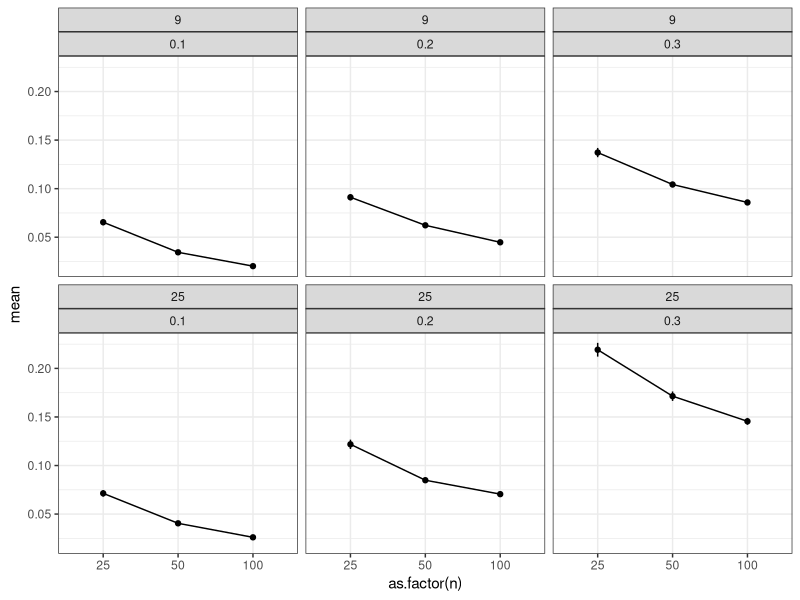
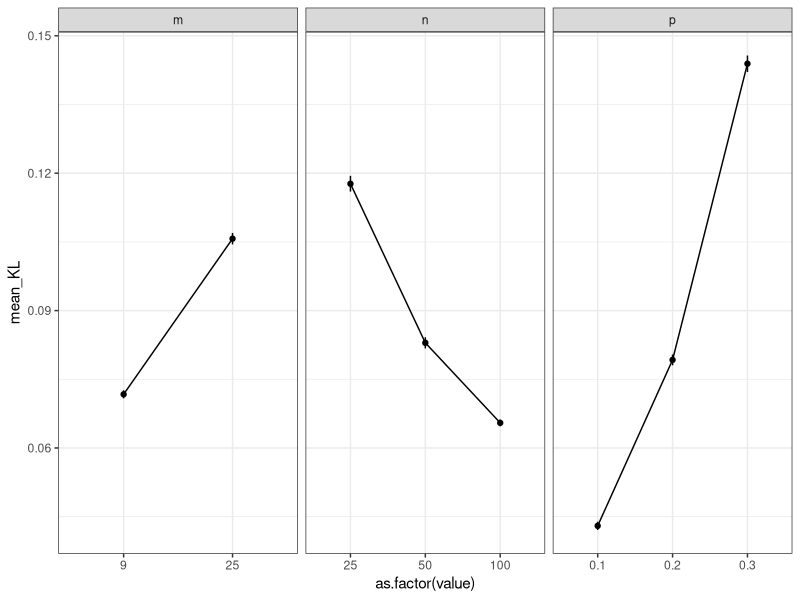
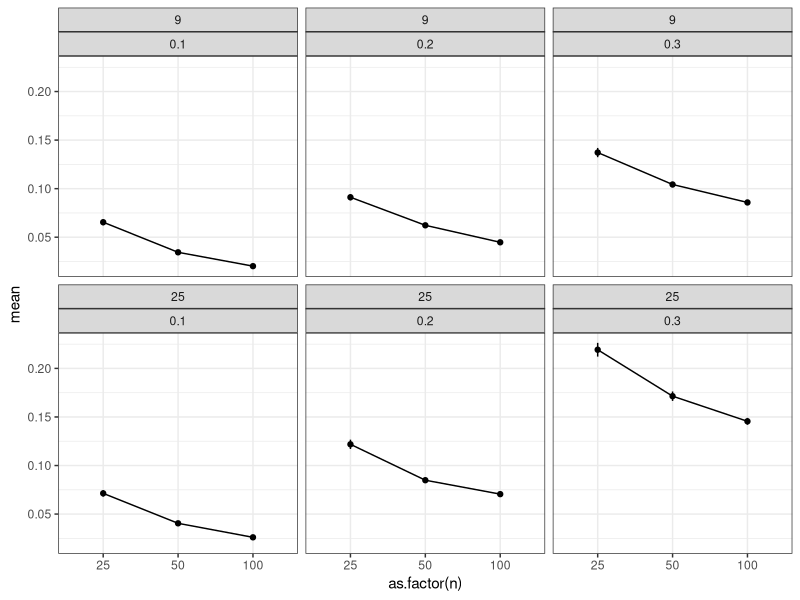
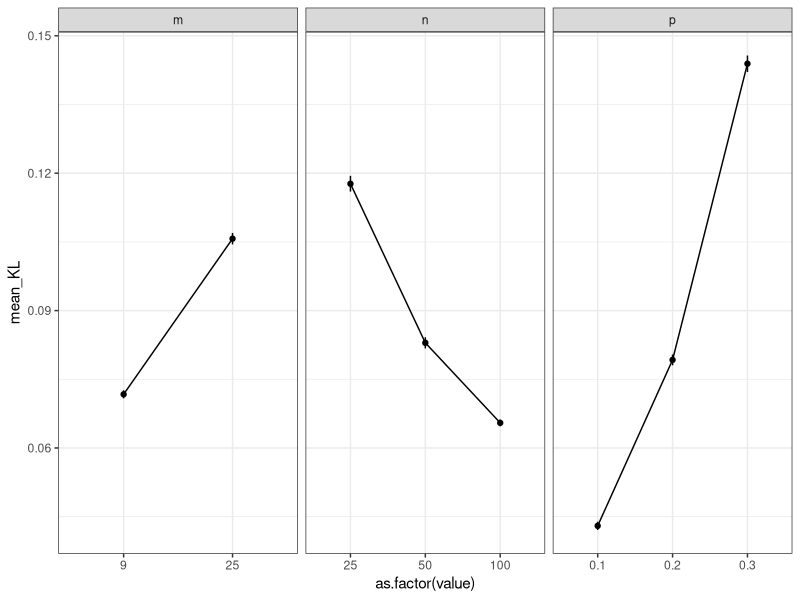

The R script that drew these images, in order:
# checking calculation of kl_divergence for the classical models.

library(tidyverse)
library(MASS)


fn.gen.data <- function(sigma2) {
  p <- c(.1,.2,.3)
  n <- c(25,50, 100)
  m <- c(9, 25)
  factors <- expand.grid(p,n,m)
  yList <- list()
  factorsList <- list()
  theta <- numeric(nrow(factors)*5)
  for (nfac in 1:nrow(factors)) {
    p <- factors[nfac,1] 
    n <- factors[nfac,2]
    m <- factors[nfac,3]
    for (j in 1:5) { 
      thetai <- rnorm(1) #muTrue=0, tau2True=1
      theta[5*(nfac - 1) + j] <- thetai
      ps <- rbinom(n,1,p)
      vars <- ifelse(ps, m, 1)*sigma2
      yList[[5*(nfac - 1) + j]] <- rnorm(n, thetai, sqrt(vars))
      factorsList[[5*(nfac - 1) + j]] <- c(p,n,m)
    }
  }
  out <- list()
  out$factorsList <- factorsList
  out$yList <- yList
  out$theta <- theta
  out
}


#exact: for use with the robust regression methods
KL_twoNormals <- function(mu1,sigma2_1, mu2, sigma2_2){
  #KL(p,q) where p~N(mu_1,sigma2_1),q~N(mu_2, sigma2_2)
  sig_1 <- sqrt(sigma2_1)
  sig_2 <- sqrt(sigma2_2)
  log(sig_2/sig_1) + (sigma2_1 + (mu1 - mu2)^2)/(2*sigma2_2)-1/2  
}




sig2True <- 4 
n_sim <- 100
results_list <- lapply(1:n_sim, function(i){
YList <- fn.gen.data(sig2True)
factorsList <- YList$factorsList
factorsMat <- as.data.frame(matrix(unlist(factorsList), nrow = 90, ncol = 3, byrow = TRUE))
names(factorsMat) <- c("p", "n", "m")
thetaTrue <- YList$theta
factorsMat$theta <- thetaTrue
YList <- YList$yList
ests <- sapply(YList, function(y){
  fit <- rlm(y ~ 1,  psi = psi.huber, scale.est = 'Huber')
  c(coef(fit), fit$s)
})
factorsMat$theta_hat <- ests[1,]
factorsMat$sigma2_hat <- ests[2,]^2
kl <- KL_twoNormals(mu1 = thetaTrue, sigma2_1 = 4, mu2 = factorsMat$theta_hat, sigma2_2 = factorsMat$sigma2_hat)
factorsMat$kl <- kl
factorsMat
# tst2 <- numeric(90)
# for(j in 1:90){
#   tst2[j] <- KL_twoNormals(mu1 = thetaTrue[j], sigma2_1 = 4, mu2 = factorsMat$theta_hat[j], sigma2_2 = factorsMat$sigma2_hat[j])
# }
})


results <- bind_rows(results_list, .id = 'simulation') %>% as_tibble()


ave_results <- results %>% 
  group_by(simulation, m, n, p) %>% 
  summarize(mean_kl = mean(kl)) %>% 
  ungroup() %>% 
  group_by(m, n, p) %>% 
  summarize(mean = mean(mean_kl), sd = sd(mean_kl), num = n())

theme_set(theme_bw())
ggplot(ave_results, aes(x = as.factor(n), y = mean)) +
  geom_point() + geom_line(mapping = aes(group = 1)) + geom_errorbar(aes(ymin = mean- sd/sqrt(num), ymax = mean + sd/sqrt(num)), linetype = 1,  width = 0) +
  facet_wrap(~m+p)
ggsave('six_panel_check.png')


df_kl_mean_n <- results %>% 
  group_by(simulation, n) %>% 
  summarise(KL = mean(kl)) %>% 
  ungroup() %>% 
  group_by(n) %>% 
  summarise(mean_KL = mean(KL), sd_KL = sd(KL), num = n())

df_kl_mean_m <- results %>% 
  group_by(simulation, m) %>% 
  summarise(KL = mean(kl)) %>% 
  ungroup() %>% 
  group_by(m) %>% 
  summarise(mean_KL = mean(KL), sd_KL = sd(KL), num = n())
df_kl_mean_p <- results %>% 
  group_by(simulation, p) %>% 
  summarise(KL = mean(kl)) %>% 
  ungroup() %>% 
  group_by(p) %>% 
  summarise(mean_KL = mean(KL), sd_KL = sd(KL), num = n())




# using facet wrap
df_nmp <- (bind_rows(df_kl_mean_n,df_kl_mean_m,df_kl_mean_p))
df_nmp <- (df_nmp %>% gather(variable, value, n,m,p, na.rm = TRUE))


ggplot(df_nmp , aes(x = as.factor(value), y = mean_KL, group = 1)) + geom_point() + geom_line() +
  geom_errorbar(aes(ymin = mean_KL - sd_KL/sqrt(num), ymax = mean_KL + sd_KL/sqrt(num)), linetype = 1,  width = 0) +
  facet_wrap(~ variable,  labeller = label_bquote(.(variable)), scales = "free_x")
ggsave('mnp_check.png')




